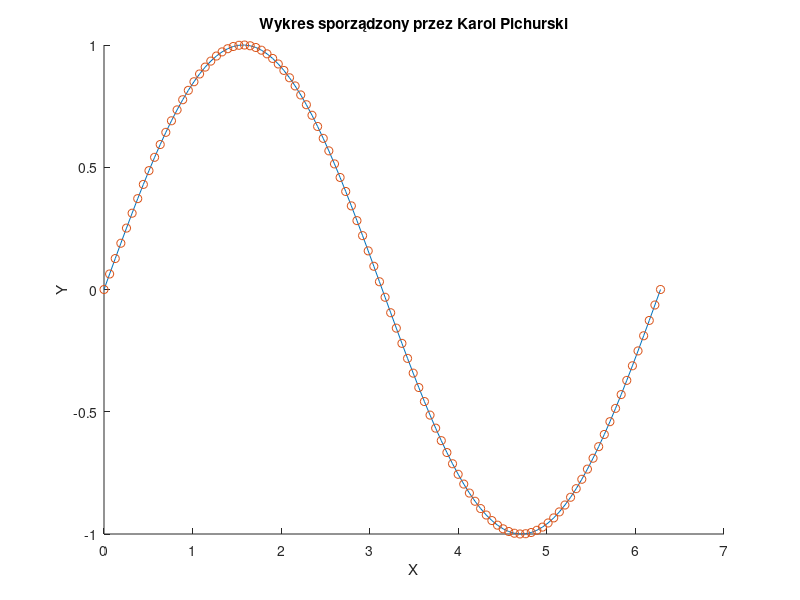

This chart was generated by the following MATLAB code:
%Zadanie 2

x = linspace(0,2*pi,100);
y = sin(x);

xlabel("X");
ylabel("Y");
title("Wykres sporządzony przez Karol Pichurski");
hold on;

plot(x,y);
plot(x,y,"o");